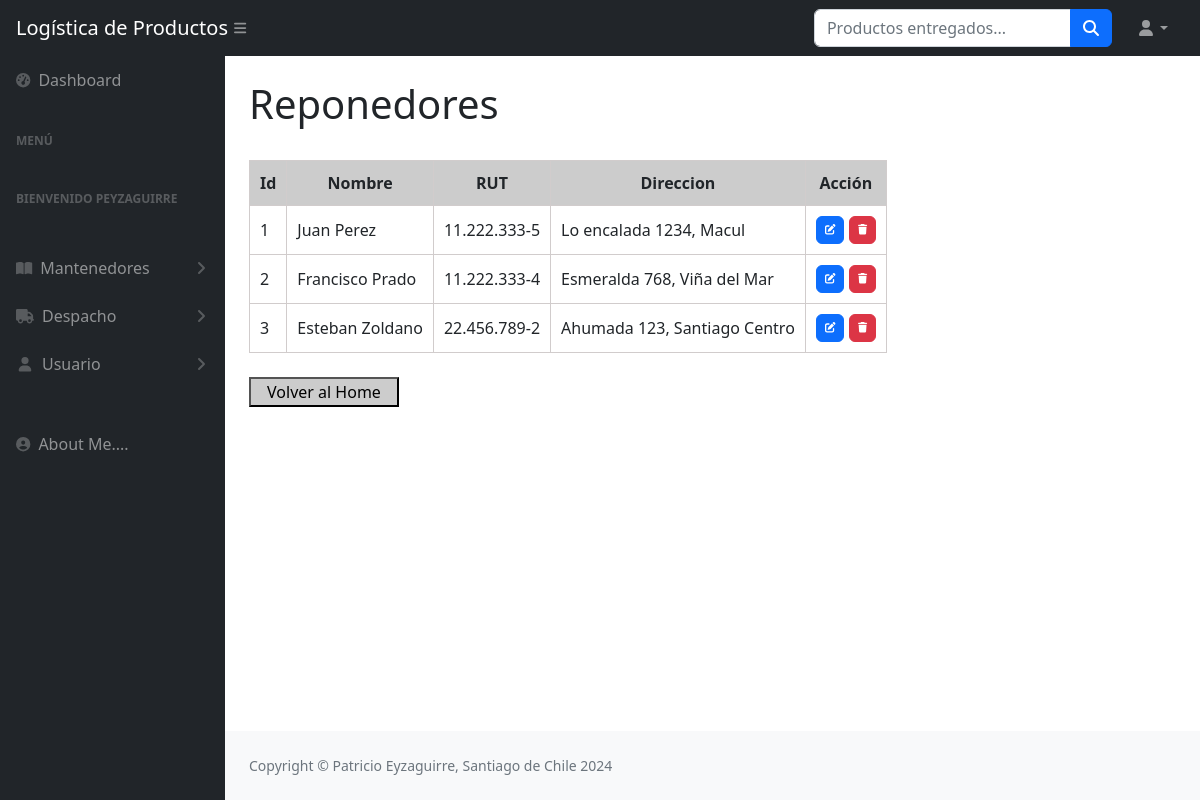
The app's page /Flujos/Repartidores (signed in) with its own data.
### Flujos/models.py (models this page shows, shortened)
class Repartidor(models.Model):
    nombre = models.CharField(max_length = 50)
    rut = models.CharField(max_length = 50)
    direccion = models.CharField(max_length = 50)

### Flujos/views.py (the view)
# urls.py: path('Repartidores', ver_repartidores, name = "Repartidores"),
@login_required
def ver_repartidores(request):
    contexto = {'repartidores': Repartidor.objects.all()}
    return render(request, "Flujos/repartidores.html", contexto)

### Flujos/templates/Flujos/repartidores.html (shortened to what this page needs)
{% extends 'Flujos/home.html' %}
{% block titulo %}
    <div class="container-fluid px-4">
        <h1 class="mt-4">Reponedores</h1>
        <br>
    </div>
{% endblock titulo %}
{% block contenido %}
    <div class="container-fluid px-4">
        <table>
            <thead>
                <tr>
                    <th>Id</th>
                    <th>Nombre</th>
                    <th>RUT</th>
                    <th>Direccion</th>
                    <th>Acción</th>
                </tr>
            </thead>
            <tbody>
                {% for c in repartidores %}
                    <tr>
                        <td>{{c.id}}</td>
                        <td>{{c.nombre}}</td>
                        <td>{{c.rut}}</td>
                        <td>{{c.direccion}}</td>
                        <td>
                            <a
                                href="{% url 'ActualizaRepartidor' c.id %}"
                                class="btn btn-primary"
                                style="--bs-btn-padding-y: .25rem; --bs-btn-padding-x: .5rem; --bs-btn-font-size: .75rem;">
                                <i class="fa fa-edit fa-sm" title="Editar"></i>
                            </a>
                            <a
                            href="{% url 'BorraRepartidor' c.id %}"
                                class="btn btn-danger"
                                style="--bs-btn-padding-y: .25rem; --bs-btn-padding-x: .5rem; --bs-btn-font-size: .75rem;">
                                <i class="fa fa-trash fa-sm" title="Eliminar"></i>
                            </a>
                        </td>
                    </tr>
                {% endfor %}
            </tbody>
        </table>
        <br>
        <a href="{% url 'home' %}">
            <input type="button" value= "Volver al Home" style="background-color: #cccccc; width: 150px">
        </a>
    </div>
{% endblock contenido %}

### Flujos/templates/Flujos/home.html (shortened to what this page needs)
<!DOCTYPE html>
<html lang="en">
    <head>
        {% load static %}
        <link href="https://cdn.jsdelivr.net/npm/simple-datatables@7.1.2/dist/style.min.css" rel="stylesheet" />
        <link href="{% static 'css/styles.css' %}" rel="stylesheet" />
    </head>
    <body class="sb-nav-fixed">
        <nav class="sb-topnav navbar navbar-expand navbar-dark bg-dark">
            <a class="navbar-brand ps-3" href="{% url 'home' %}">Logística de Productos</a>
            <button class="btn btn-link btn-sm order-1 order-lg-0 me-4 me-lg-0" id="sidebarToggle" href="#!"><i class="fas fa-bars"></i></button>
            <form class="d-none d-md-inline-block form-inline ms-auto me-0 me-md-3 my-2 my-md-0" action="{% url 'buscar_despacho' %}" method="get">
                <div class="input-group">
                    <input class="form-control" type="text" placeholder="Productos entregados..." aria-label="Search for..." aria-describedby="btnNavbarSearch" name="buscar" id="buscar"/>
                    <button class="btn btn-primary" id="btnNavbarSearch" type="submit" value="Buscar"><i class="fas fa-search"></i></button>
                </div>
            </form>
            <ul class="navbar-nav ms-auto ms-md-0 me-3 me-lg-4">
                <li class="nav-item dropdown">
                    <a class="nav-link dropdown-toggle" id="navbarDropdown" href="#" role="button" data-bs-toggle="dropdown" aria-expanded="false"><i class="fas fa-user fa-fw"></i></a>
                </li>
            </ul>
        </nav>
        <div id="layoutSidenav">
            <div id="layoutSidenav_nav">
                <nav class="sb-sidenav accordion sb-sidenav-dark" id="sidenavAccordion">
                    <div class="sb-sidenav-menu">
                        <div class="nav">
                            <a class="nav-link" href="{% url 'home' %}">
                                <div class="sb-nav-link-icon"><i class="fas fa-tachometer-alt"></i></div>
                                Dashboard
                            </a>
                            <div class="sb-sidenav-menu-heading">Menú</div>
                            {% if user.is_authenticated %}
                                <div class="sb-sidenav-menu-heading">Bienvenido {{user.username}}</div>
                                <div class="text-center">
                                </div>
                                <a class="nav-link collapsed" href="#" data-bs-toggle="collapse" data-bs-target="#collapsePages" aria-expanded="false" aria-controls="collapsePages">
                                    <div class="sb-nav-link-icon"><i class="fas fa-book-open"></i></div>
                                    Mantenedores
                                    <div class="sb-sidenav-collapse-arrow"><i class="fas fa-angle-down"></i></div>
                                </a>
                                <a class="nav-link collapsed" href="#" data-bs-toggle="collapse" data-bs-target="#collapsePages3" aria-expanded="false" aria-controls="collapsePages">
                                    <div class="sb-nav-link-icon"><i class="fas fa-truck fa-fw"></i></div>
                                    Despacho
                                    <div class="sb-sidenav-collapse-arrow"><i class="fas fa-angle-down"></i></div>
                                </a>
                                <a class="nav-link collapsed" href="#" data-bs-toggle="collapse" data-bs-target="#collapsePages2" aria-expanded="false" aria-controls="collapsePages">
                                    <div class="sb-nav-link-icon"><i class="fas fa-user fa-fw"></i></div>
                                    Usuario
                                    <div class="sb-sidenav-collapse-arrow"><i class="fas fa-angle-down"></i></div>
                                </a>
                                <a class="nav-link" href="{% url 'AboutMe' %}">
                                    <div class="sb-nav-link-icon"><i class="fas fa fa-user-circle"></i></div>
                                    About Me....
                                </a>
                            {% endif %}
                        </div>
                    </div>
                </nav>
            </div>
            <div id="layoutSidenav_content">
                {% block titulo %}{% endblock titulo %}
                {% block contenido %}
                {% endblock contenido %}
                <footer class="py-4 bg-light mt-auto">
                    <div class="container-fluid px-4">
                        <div class="d-flex align-items-center justify-content-between small">
                            <div class="text-muted">Copyright &copy; Patricio Eyzaguirre, Santiago de Chile 2024</div>
                        </div>
                    </div>
                </footer>
            </div>
        </div>
    </body>
</html>

### Flujos/templates/Flujos/repartidores.html (style rules this page uses)
table, th, td { border: 1px solid #d1cccc; border-collapse: collapse; }
th, td { padding: 10px; }
th { text-align: center; background-color: #cccccc ; }

### records on screen
Repartidor: id "1", nombre "Juan Perez", rut "11.222.333-5", direccion "Lo encalada 1234, Macul"
Repartidor: id "2", nombre "Francisco Prado", rut "11.222.333-4", direccion "Esmeralda 768, Viña del Mar"
Repartidor: id "3", nombre "Esteban Zoldano", rut "22.456.789-2", direccion "Ahumada 123, Santiago Centro"

### other values on screen
{{ user.username }} "PEYZAGUIRRE"
